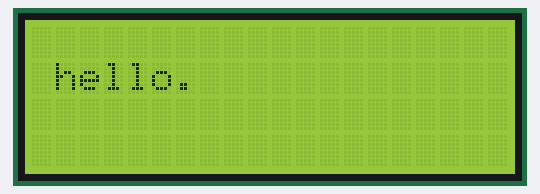
A sketch run on a simulated Arduino Uno, built with avr-gcc and run on an emulated ATmega328P. Parts: 20×4 character LCD. What the sketch prints to the serial monitor is not drawn.

Above: at 0.18 s.
At 5.09 s:
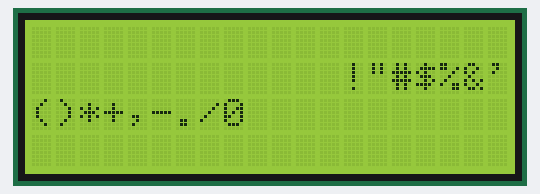
At 10.09 s:
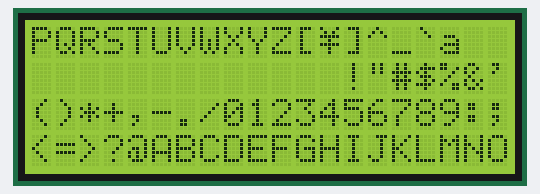
At 20.01 s:
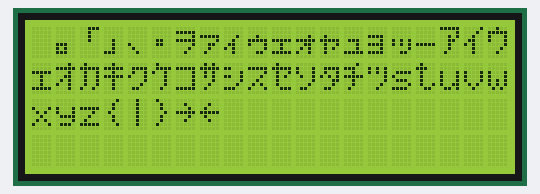
At 29.93 s:
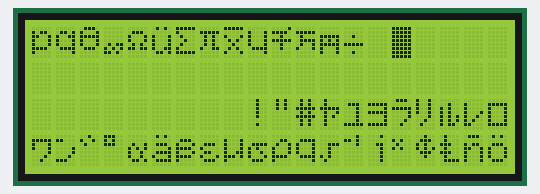
At 39.94 s:
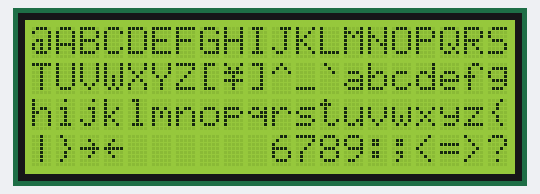

The sketch:

LCD_TEST.ino
```cpp
// LCD TEST PROGRAM
//

#include <LiquidCrystal_I2C.h>
const int LCD_COLUMNS = 20;
const int LCD_ROWS = 4;
int c = 0;
int r = 0;
int cnt = 0;


LiquidCrystal_I2C lcd(0x27, LCD_COLUMNS, LCD_ROWS);

void setup() {
  Serial.begin(115200);

  lcd.init();
  lcd.backlight();
  lcd.clear();
  lcd.begin(LCD_COLUMNS, LCD_ROWS);

  Serial.println("Start");
  lcd.setCursor(1, 1);
  lcd.print("hello.");
}

void loop() {
  Serial.print(c);
  Serial.print(",");
  Serial.print(r);
  Serial.print(" --- ");
  Serial.println( cnt ) ;

  lcd.setCursor(c, r);
  lcd.print(char(cnt));

  cnt++;
  c++;
  if ( c >= LCD_COLUMNS ) {
    c = 0;
    r++;
    if ( r >= LCD_ROWS) {
      r = 0;
    }
  }


  delay(100);
}
```
